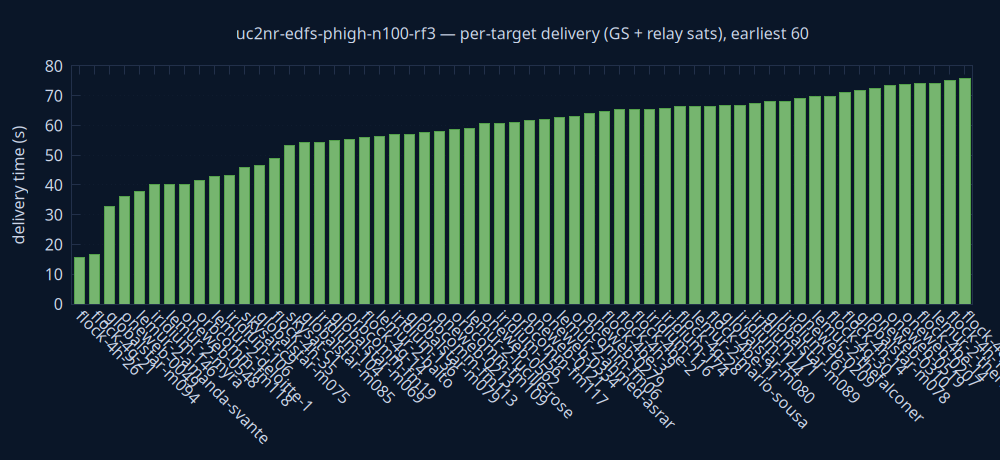

This chart was generated by the following gnuplot code:
set terminal pngcairo size 1000,460 background rgb '#0a1628'
set output 'delivery.png'
set style fill solid 0.8
set boxwidth 0.7 relative
set border lc rgb '#22304a'
set grid ytics lc rgb '#22304a'
set yrange [0:*]
set ylabel 'delivery time (s)' textcolor rgb '#cdd7ea'
set xtics rotate by -45 textcolor rgb '#cdd7ea'
set ytics textcolor rgb '#cdd7ea'
set title 'uc2nr-edfs-phigh-n100-rf3 — per-target delivery (GS + relay sats), earliest 60' textcolor rgb '#cdd7ea'
plot 'delivery.dat' using 0:2:3:xtic(1) with boxes lc rgb variable notitle
